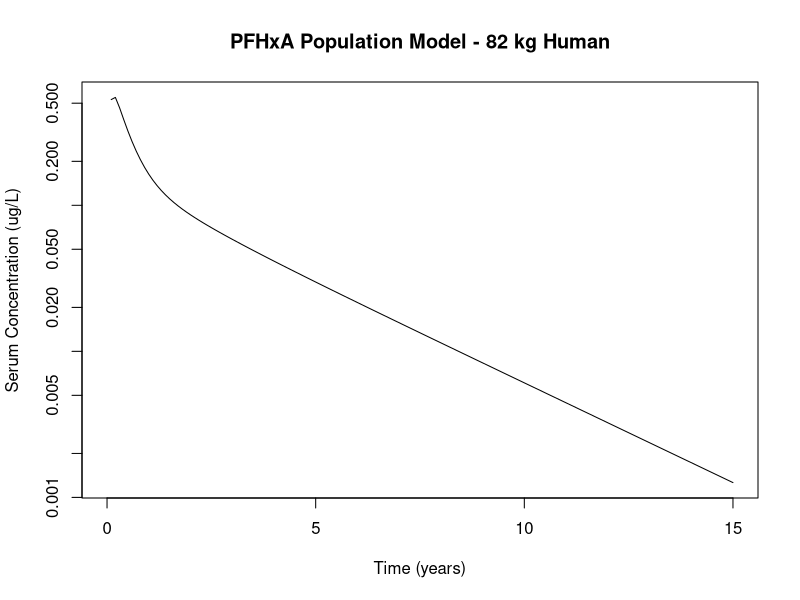
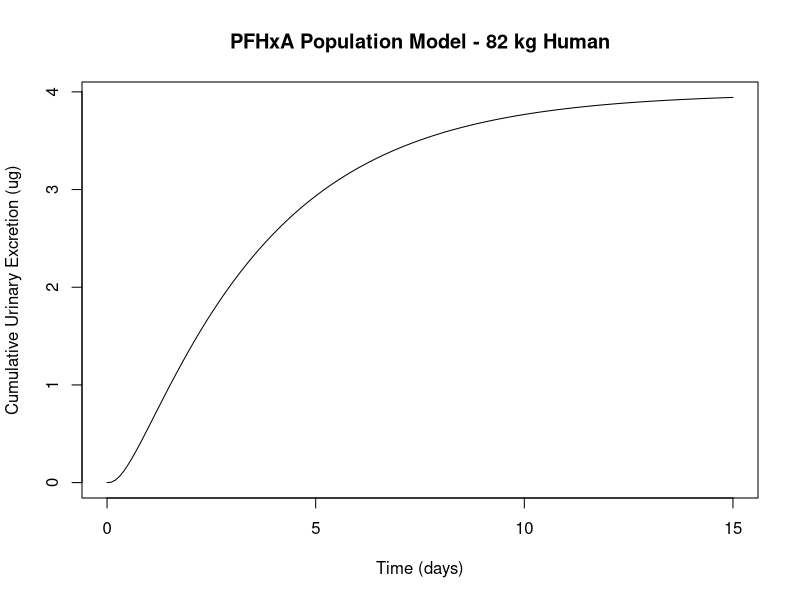

Recreate these plots in R, in order.
library(deSolve)

#===============================================
# PFHxA Population PBK Model (Deterministic)
#===============================================
# This R implementation uses mean posterior estimates from the
# PFHxA single-dose model with plasma and urine data.
# Based on the Worley et al. PBK model structure.
#===============================================

create.params <- function(user_input){
  with( as.list(user_input),{
    # User input: BW(kg)

    #Initial time: hours
    if  (missing(time_scale) || is.na(time_scale)){
      time_scale <- 1/24
    }else if (time_scale == "minutes"){
      time_scale <- 60
    }else if (time_scale == "hours"){
      time_scale <- 1
    }else if (time_scale == "days"){
      time_scale <- 1/24
    }else if (time_scale == "weeks"){
      time_scale <- (1/24)/7
    }else if (time_scale == "months"){
      time_scale <- ((1/24)/30)
    }else if (time_scale == "years"){
      time_scale <- ((1/24)/365)
    }
    inv_time_scale <- 1/time_scale

    #Cardiac Output and Bloodflow (as fraction of cardiac output)
    QCC = 12.5*inv_time_scale #cardiac output in L/time_scale/kg^0.75; Brown 1997
    QLC = 0.25 #fraction blood flow to liver; Brown 1997
    QKC = 0.175 #fraction blood flow to kidney; Brown 1997.
    Htc = 0.44 #hematocrit for the rat; Davies 1993

    #Tissue Volumes
    VplasC = 0.0428 #fraction vol. of plasma (L/kg BW); Davies 1993
    VLC = 0.026 #fraction vol. of liver (L/kg BW); Brown 1997
    VKC = 0.004 #fraction vol. of kidney (L/kg BW); Brown 1997
    VfilC = 4e-4	#fraction vol. of filtrate (L/kg BW)
    VPTCC = 1.35e-4 #vol. of proximal tubule cells (L/g kidney) (60 million PTC cells/gram kidney, 1 PTC = 2250 um3)

    #Chemical Specific Parameters
    MW = 314.05	#PFHxA molecular mass (g/mol)

    Free = 0.038 #free fraction in plasma

    #Kidney Transport Parameters
    # Basolateral transporter parameters (from Worley model - OAT1/OAT3)
    Vmax_baso_invitro = 439.2 #Vmax of basolateral transporter (pmol/mg protein/min)
    Km_baso = 8952.96 #Km of basolateral transporter (ug/L) - PFHxA specific

    # Apical transporter parameters
    Vmax_apical_invitro = 37400 #Vmax of apical transporter (pmol/mg protein/min); base value from Worley model

    # ====================================================================
    # POSTERIOR MEAN ESTIMATES - TO BE FILLED IN BY USER
    # ====================================================================
    Km_apical = 72750.0  # Mean Km_apical from MCMC (ug/L) - REPLACE WITH POSTERIOR MEAN
    RAFbaso = 0.02883	# Mean RAFbaso from MCMC - REPLACE WITH POSTERIOR MEAN
    RAFapi = 1.41e-6	# Mean RAFapi from MCMC - REPLACE WITH POSTERIOR MEAN
    PC_scale = 0.1226  # PC scaling factor from MCMC - REPLACE WITH POSTERIOR MEAN

    protein = 2.0e-6	#amount of protein in proximal tubule cells (mg protein/proximal tubule cell)
    GFRC = 24.19*inv_time_scale	#glomerular filtration rate (L/time_scale/kg kidney)

    # ====================================================================
    # PFHxA PARTITION COEFFICIENTS - TO BE FILLED IN BY USER
    # ====================================================================
    # Values from PFAS_models/partition_coefficients_results.csv
    PL = 0.5279 #liver:blood partition coefficient - REPLACE WITH ACTUAL VALUE
    PK = 0.5141 #kidney:blood partition coefficient - REPLACE WITH ACTUAL VALUE
    PR = 0.3991 #rest of body:blood partition coefficient - REPLACE WITH ACTUAL VALUE (will be scaled by PC_scale)

    #Rate constants (from Worley model)
    kdif = 0.001*inv_time_scale	#diffusion rate from proximal tubule cells (L/time_scale)
    kabsc = 2.12*inv_time_scale	#rate of absorption of chemical from small intestine to liver (1/(time_scale*BW^-0.25))
    kunabsc = 7.06e-5*inv_time_scale	#rate of unabsorbed dose to appear in feces (1/(time_scale*BW^-0.25))
    GEC = 3.5*inv_time_scale #gastric emptying time (1/(time_scale*BW^-0.25))
    k0C = 1.0*inv_time_scale	#rate of uptake from the stomach into the liver (1/(time_scale*BW^-0.25))

    keffluxc = 0.1*inv_time_scale #rate of clearance from proximal tubule cells into blood (1/(time_scale*BW^-0.25))
    kbilec = 0.0001*inv_time_scale #biliary elimination rate; liver to feces storage (1/(time_scale*BW^-0.25))
    kurinec = 0.063*inv_time_scale #rate of urine elimination from urine storage (1/(time_scale*BW^-0.25))
    kvoid = 0.06974*inv_time_scale  #daily urine volume rate (L/time_scale)

    #Scaled Parameters
    #Cardiac output and blood flows
    QC = QCC*(BW^0.75)*(1-Htc)	#cardiac output in L/time_scale; adjusted for plasma
    QK = (QKC*QC)	#plasma flow to kidney (L/time_scale)
    QL = (QLC*QC)	#plasma flow to liver (L/time_scale)
    QR = QC - QK - QL 	#plasma flow to rest of body (L/time_scale)
    QBal = QC - (QK + QL + QR) #Balance check of blood flows; should equal zero

    #Tissue Volumes
    VPlas = VplasC*BW 	#volume of plasma (L)
    VK = VKC*BW 	#volume of kidney (L)
    MK = VK*1.0*1000	#mass of the kidney (g)
    VKb = VK*0.16	#volume of blood in the kidney (L); fraction blood volume of kidney (0.16) from Brown, 1997
    Vfil = VfilC*BW	#volume of filtrate (L)
    VL = VLC*BW	#volume of liver (L)
    ML = VL*1.05*1000	#mass of the liver (g)

    #Kidney Parameters
    PTC = VKC*1000*6e7	#number of PTC (cells/kg BW) (based on 60 million PTC/gram kidney, assuming density of 1 kg/L)
    VPTC = VK*1000*VPTCC	#volume of proximal tubule cells (L)
    MPTC = VPTC*1000 #mass of the proximal tubule cells (g) (assuming density 1 kg/L)
    VR = (0.93*BW) - VPlas - VPTC - Vfil - VL	#volume of remaining tissue (L);
    VBal = (0.93*BW) - (VR + VL + VPTC + Vfil + VPlas)	#Balance check of tissue volumes; should equal zero

    # Calculate Vmax with PFHxA molecular weight and estimated RAFapi
    Vmax_basoC = (Vmax_baso_invitro*RAFbaso*PTC*protein*60*(MW/1e12)*1e6)*inv_time_scale #Vmax of basolateral transporters (ug/time_scale/kg BW)
    Vmax_apicalC = (Vmax_apical_invitro*RAFapi*PTC*protein*60*(MW/1e12)*1e6)*inv_time_scale #Vmax of apical transporters (ug/time_scale/kg BW)
    Vmax_baso = Vmax_basoC*BW^0.75	#(ug/time_scale)
    Vmax_apical = Vmax_apicalC*BW^0.75	#(ug/time_scale)

    kbile = kbilec*BW^(-0.25)	#biliary elimination; liver to feces storage (/time_scale)
    kurine = kurinec*BW^(-0.25)	#urinary elimination, from filtrate (/time_scale)
    kefflux = keffluxc*BW^(-0.25)	#efflux clearance rate, from PTC to blood (/time_scale)
    GFR = GFRC*VK	#glomerular filtration rate, scaled to mass of kidney(in kg)(L/time_scale)

    #GI Tract Parameters
    kabs = kabsc*BW^(-0.25)	#rate of absorption of chemical from small intestine to liver (/time_scale)
    kunabs = kunabsc*BW^(-0.25)	#rate of unabsorbed dose to appear in feces (/time_scale)
    GE = GEC*BW^(-0.25)	#gastric emptying time (/time_scale)
    k0 = k0C*BW^(-0.25) 	#rate of uptake from the stomach into the liver (/time_scale)

    water_consumption <- 1.36 # L/time_scale

    # Apply PC_scale to rest of body partition coefficient
    PR_scaled = PR * PC_scale

    return(list( "Free" = Free, "QC" = QC, "QK" = QK, "QL" = QL, "QR" = QR,
                 "VPlas" = VPlas,
                 "VKb" = VKb, "Vfil" = Vfil, "VL" = VL, "VR" = VR, "ML" = ML,
                 "VPTC" = VPTC, "Vmax_baso" = Vmax_baso, "Vmax_apical" = Vmax_apical,
                 'kdif' = kdif, "Km_baso" = Km_baso, "Km_apical" = Km_apical,
                 "kbile" = kbile, "kurine" = kurine, "kefflux" = kefflux,
                 "GFR" = GFR, "kabs" = kabs, "kunabs" = kunabs, "GE" = GE, "k0" = k0,
                 "PL" = PL, "PK" = PK, "PR" = PR_scaled, "kvoid" = kvoid,
                 "ingestion" = ingestion, "ingestion_time" = ingestion_time,
                 "admin_dose" = admin_dose, "admin_time" = admin_time,
                 "exp_type" = exp_type
    ))

  })
}

#===============================================
#2. Function to create initial values for ODEs
#===============================================

create.inits <- function(parameters){
  with( as.list(parameters),{
    "AR" = 0; "Adif" = 0; "A_baso" = 0; "AKb" = 0;
    "ACl" = 0; "Aefflux" = 0;
    "A_apical" = 0; "APTC" = 0; "Afil" = 0;
    "Aurine" = 0; "AST" = 0;
    "AabsST" = 0; "ASI" = 0; "AabsSI" = 0; "Afeces" = 0;
    "AL" = 0; "Abile" = 0; "Aplas_free" = 0;
    "ingestion" = 0;

    return(c("AR" = AR, "Adif" = Adif, "A_baso" = A_baso, "AKb" = AKb,
             "ACl" = ACl, "Aefflux" = Aefflux,
             "A_apical" = A_apical, "APTC" = APTC, "Afil" = Afil,
             "Aurine" = Aurine, "AST" = AST,
             "AabsST" = AabsST, "ASI" = ASI, "AabsSI" = AabsSI, "Afeces" = Afeces,
             "AL" = AL, "Abile" = Abile, "Aplas_free" = Aplas_free,
             "ingestion" = ingestion))
  })
}

#===================
#3. Events function
#===================
create.events <- function(parameters){
  with(as.list(parameters), {

    if (exp_type == "continuous") {
      # Continuous exposure: set ingestion rates
      lingest <- length(ingestion)
      lingesttimes <- length(ingestion_time)

      # Check that ingestion and ingestion_time have equal length
      if (lingest != lingesttimes){
        stop("The times of ingestion rate change should be equal to the ingestion time vector")
      }

      # Set the ingestion rate at specified times
      events <- list(data = data.frame(
        var = "ingestion",
        time = ingestion_time,
        value = ingestion,
        method = "rep"
      ))

    } else if (exp_type == "bolus") {
      # Bolus dosing: add admin_dose to stomach (AST) at admin_time
      # This adds the specified dose directly to the stomach compartment
      events <- list(data = data.frame(
        var = "AST",
        time = admin_time,
        value = admin_dose,
        method = "add"
      ))

    } else {
      stop(paste("Unknown exp_type:", exp_type, ". Must be 'continuous' or 'bolus'."))
    }

    return(events)
  })
}

#==================
#4. Custom function
#==================
custom.func <- function(){
  return()
}

#==============
#5. ODEs System
#==============

ode.func <- function(time, inits, params, custom.func){
  with(as.list(c(inits,params)),{

    CR = AR/VR #concentration in rest of body (ug/L)
    CVR = CR/PR	#concentration in venous blood leaving the rest of the body (ug/L)
    CKb = AKb/VKb	#concentration in kidney blood (ug/L)
    CVK = CKb #/PK	#concentration in venous blood leaving kidney (ug/L)
    CPTC = APTC/VPTC	#concentration in PTC (ug/L)
    Cfil = Afil/Vfil	#concentration in filtrate (ug/L)
    CL = AL/VL	#concentration in the liver (ug/L)
    CLiver = AL/ML #	concentration in the liver (ug/g)
    CVL = CL/PL	#concentration in the venous blood leaving the liver (ug/L)
    CA_free = Aplas_free/VPlas		#concentration in plasma (ug/L)
    CA = CA_free/Free	#concentration of total PFHxA in plasma (ug/L)
    Curine = Aurine/kvoid

    # Rest of Body (Tis)
    dAR = QR*(CA-CVR)*Free	#rate of change in rest of body (ug/time_scale)

    #Kidney
    #Kidney Blood (Kb)
    dAdif = kdif*(CKb - CPTC)	#rate of diffusion from into the PTC (ug/time_scale)
    dA_baso = (Vmax_baso*CKb)/(Km_baso + CKb)
    dAKb = QK*(CA-CVK)*Free - CA*GFR*Free - dAdif - dA_baso #rate of change in kidney blood (ug/time_scale).
    dACl = CA*GFR*Free	#rate of clearance via glomerular filtration (ug/time_scale)

    #Proximal Tubule Cells (PTC)
    dAefflux = kefflux*APTC
    dA_apical = (Vmax_apical*Cfil)/(Km_apical + Cfil)
    dAPTC =  dAdif + dA_apical + dA_baso - dAefflux #rate of change in PTC(ug/time_scale)

    #Filtrate (Fil)
    dAfil = CA*GFR*Free - dA_apical - Afil*kurine	#rate of change in filtrate (ug/time_scale)

    #Urinary elimination
    dAurine = kurine*Afil	#rate of change in urine (ug/time_scale)

    #GI Tract (Absorption site of oral dose)
    #Stomach
    dAST=  ingestion - k0*AST - GE*AST	#rate of change in the stomach (ug/time_scale)
    dAabsST = k0*AST	#rate of absorption in the stomach (ug/time_scale)

    #Small Intestine
    dASI = GE*AST - kabs*ASI - kunabs*ASI	#rate of change in the small intestine (ug/time_scale)
    dAabsSI = kabs*ASI	#rate of absorption in the small intestine (ug/time_scale)

    total_oral_uptake = AabsSI + AabsST	#total oral uptake in the GI tract (ug)

    #Feces compartment
    dAfeces = kbile*AL + kunabs*ASI #rate of change in the feces compartment (ug/time_scale)

    #Liver
    dAL = QL*(CA-CVL)*Free - kbile*AL + kabs*ASI + k0*AST #rate of change in the liver (ug/time_scale)
    dAbile = kbile*AL
    amount_per_gram_liver = CLiver	#amount of PFHxA in liver per gram liver (ug/g)

    #Plasma compartment
    dAplas_free = (QR*CVR*Free) + (QK*CVK*Free) + (QL*CVL*Free) -
      (QC*CA*Free) + dAefflux  #rate of change in the plasma (ug/time_scale)

    dingestion = 0

    #Mass Balance Check
    Atissue = Aplas_free + AR + AKb + Afil + APTC + AL + AST + ASI 	#sum of mass in all compartments (ug)
    Aloss = Aurine + Afeces #sum of mass lost through urinary and fecal excretion (ug)
    Atotal = Atissue + Aloss 	#total mass; should equal total dose

    list(c("dAR" = dAR, "dAdif" = dAdif, "dA_baso" = dA_baso, "dAKb" = dAKb,
           "dACl" = dACl, "dAefflux" = dAefflux,
           "dA_apical" = dA_apical, "dAPTC" = dAPTC, "dAfil" = dAfil,
           "dAurine" = dAurine, "dAST" =dAST,
           "dAabsST" = dAabsST, "dASI" = dASI, "dAabsSI" = dAabsSI, "dAfeces" = dAfeces,
           "dAL" = dAL, "dAbile" = dAbile, "dAplas_free" = dAplas_free,
           "dingestion" = dingestion),
         "total_oral_uptake" = total_oral_uptake, "amount_per_gram_liver" = amount_per_gram_liver,
         "Atissue" = Atissue, "Aloss" = Aloss, "Atotal" = Atotal, "CR" =CR, "CVR" = CVR, "CKb" = CKb,
         "CVK" = CVK, "CPTC" = CPTC,
         "Cfil" = Cfil, "CL" = CL, "CVL" = CVL, "CA_free" = CA_free,
         "CA" = CA, "Cliver" = CL)

  })
}

#======================================
# Example Usage
#======================================
# Uncomment to test:

# user_input <- list(
#   'BW' = 82,
#   "ingestion" = c(1, 0),  # 1 ug/day for period, then 0 (elimination)
#   "ingestion_time" = c(0, 1),  # Exposure for 1 year, then elimination
#   "admin_dose" = 0,
#   "admin_time" = 0,
#   "exp_type" = "continuous",  # "continuous" or "bolus"
#   "time_scale" = "years"
# )

# For bolus dosing example:
user_input <- list(
  'BW' = 82,
  "ingestion" = 0,
  "ingestion_time" = 0,
  "admin_dose" = c(3.99),  # 3.99 ug bolus dose (Abraham 2024 study)
  "admin_time" = c(0),    # at time 0
  "exp_type" = "bolus",
  "time_scale" = "days"
)

params <- create.params(user_input)
inits <- create.inits(params)
events <- create.events(params)

times <- seq(0, 15, 0.1)
out <- ode(y = inits, times = times, func = ode.func, parms = params,
           events = events, method = "lsodes", atol = 1e-8, rtol = 1e-8)

plot(out[,"time"], out[,"CA"], type = 'l', log = 'y',
     xlab = 'Time (years)', ylab = 'Serum Concentration (ug/L)',
     main = 'PFHxA Population Model - 82 kg Human')

plot(out[,"time"], out[,"Aurine"], type = 'l',
     xlab = 'Time (days)', ylab = 'Cumulative Urinary Excretion (ug)',
     main = 'PFHxA Population Model - 82 kg Human')

# ====================
# Upload on Jaqpot
# ====================
# Subset of features to be displayed on the user interface
# Concentrations (ug/L)
# predicted.feats <- c("CR", "CVR", "CVK", "CPTC",
#                       "Cfil", "CL", "CVL", "CA_free", "CA",
#                      # Amounts/Masses (ug)
#                      "AR", "AKb", "APTC", "Afil", "AL", "Aplas_free", "AST", "ASI",
#                      "Aurine", "Afeces", "Abile",
#                      # Mass balance
#                      "Atissue", "Aloss", "Atotal")

# jaqpotr::deploy.pbpk(user.input = user_input,out.vars = predicted.feats,
# create.params = create.params,  create.inits = create.inits,
# create.events = create.events, custom.func = custom.func,
# envFile = ".env")
